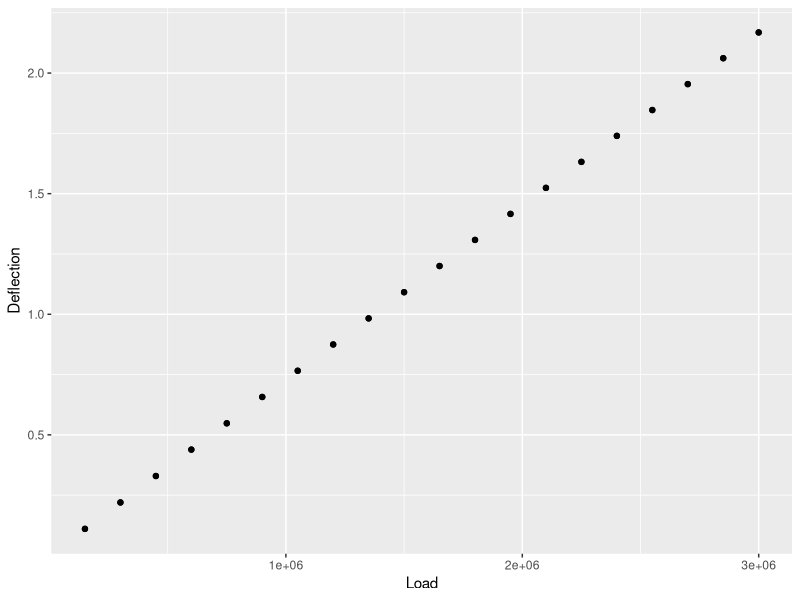
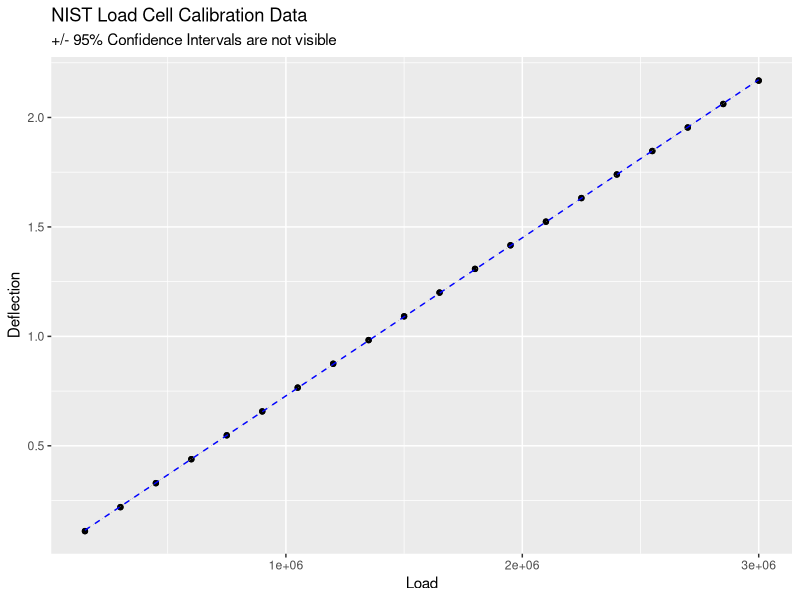
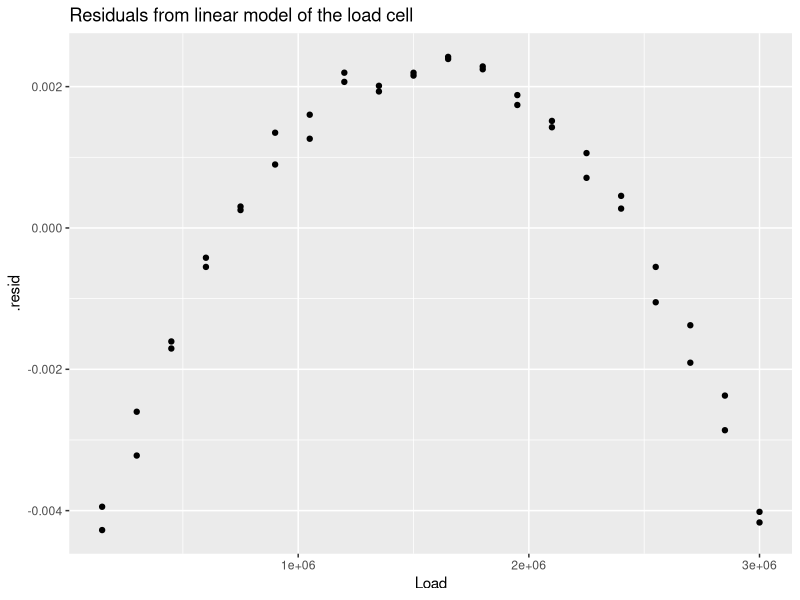
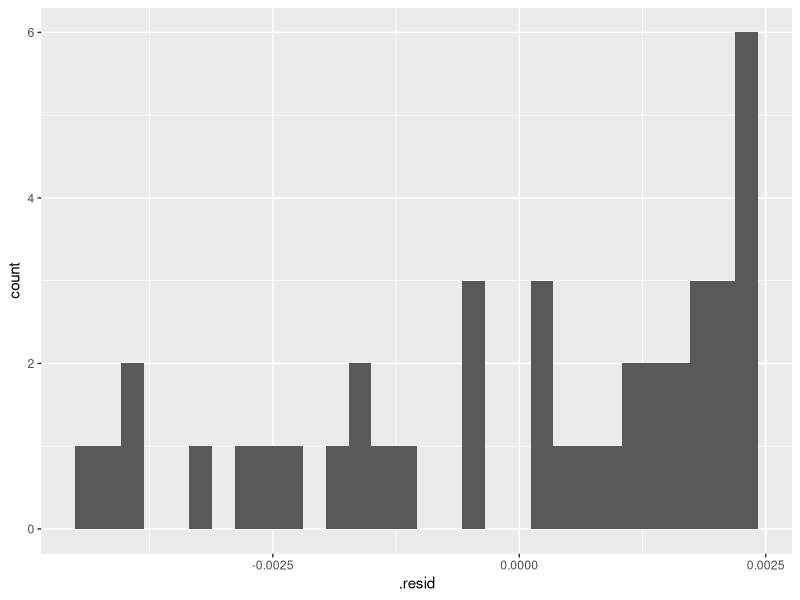
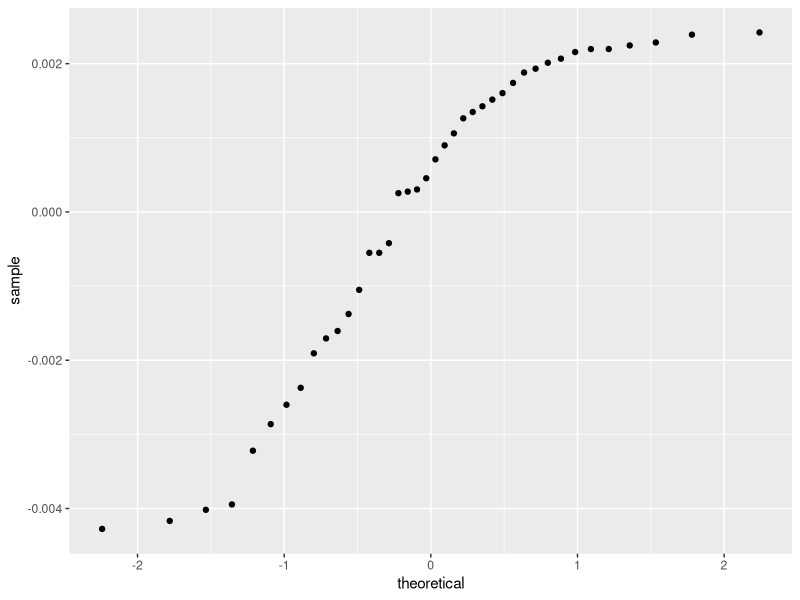
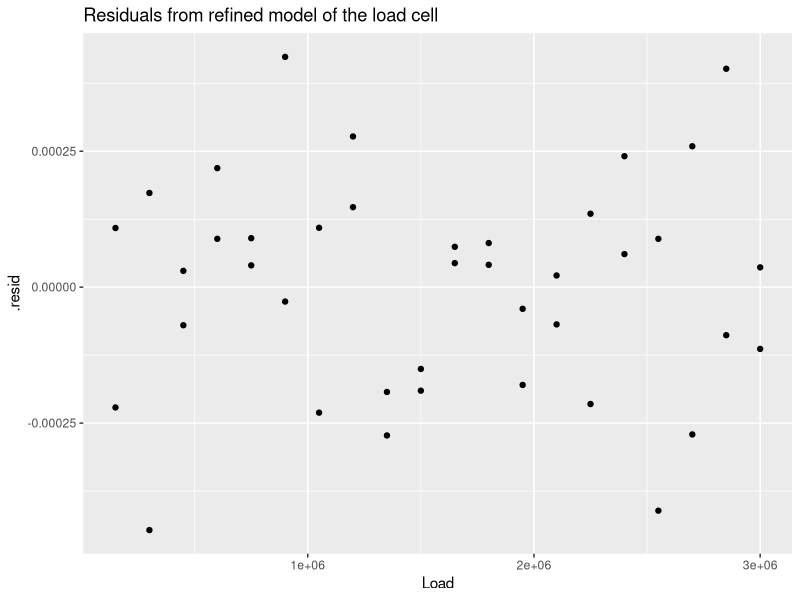
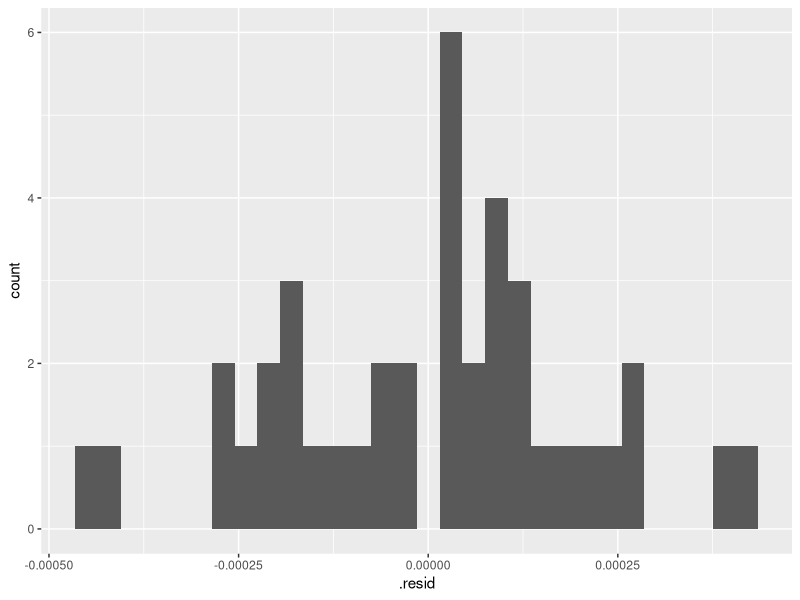
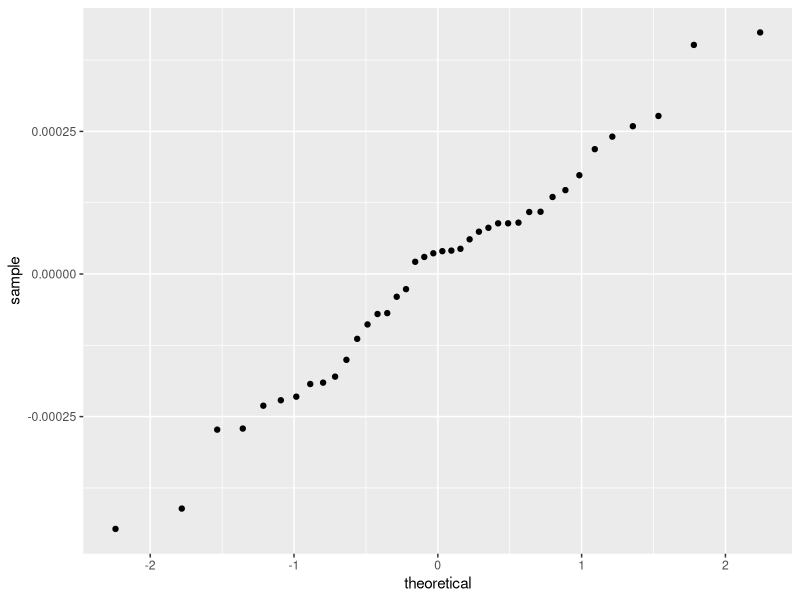

Write the R code that produced these figures, in order.
## ---- chunk 1
library(tidyverse)

load_cell <- read_table2(
  "LoadCellCalibration.txt")
load_cell

## ---- chunk 2
ggplot(load_cell) +
  geom_point(aes(Load, Deflection))
## ---- chunk 3
load_cell_model <- lm(Deflection ~ Load, load_cell)
summary(load_cell_model)
## ---- chunk 4
library(broom)
## ---- chunk 5
load_cell_glance <- glance(load_cell_model)
load_cell_glance
## ---- chunk 6
load_cell_tidy <- tidy(load_cell_model)
load_cell_tidy
## ---- chunk 7
augment(load_cell_model)
## ---- chunk 8
ggplot(load_cell, aes(Load, Deflection)) +
  geom_point() +
  stat_smooth(method = lm, linetype = "dashed", colour = "blue", size = 0.5) +
  ggtitle("NIST Load Cell Calibration Data", subtitle = "+/- 95% Confidence Intervals are not visible")
## ---- chunk 9
load_cell_resid = resid(load_cell_model)
load_cell_resid

# ggplot() +
#   geom_point(aes(LoadCell$Load, LC.resid)) +
#   geom_hline(aes(yintercept=0)) +
#   geom_hline(aes(yintercept=+2*(summary(m.LC)$sigma)), linetype = "dashed") +
#   geom_hline(aes(yintercept=-2*(summary(m.LC)$sigma)), linetype = "dashed") +
#   ggtitle("Deflection Load Residuals", subtitle = "+/- 2(Residual Statndard Deviation)") +
#   theme(plot.title = element_text(hjust = 0.5), plot.subtitle = element_text(hjust = 0.5))
## ---- chunk 10
load_cell_fit <- augment(load_cell_model)
load_cell_fit

ggplot(load_cell_fit) +
  geom_point(aes(Load, .resid)) +
  ggtitle("Residuals from linear model of the load cell")
## ---- chunk 11

ggplot(load_cell_fit) +
  geom_histogram(aes(.resid))

ggplot(load_cell_fit) +
  geom_qq(aes(sample = .resid))

## ---- chunk 12
load_cell_2 <- mutate(load_cell, Load_squared = Load^2)
load_cell_2

## ---- chunk 13
load_cell_model_2 <- lm(Deflection ~ Load + Load_squared, load_cell_2)
summary(load_cell_model_2)
## ---- chunk 14
load_cell_fit_2 <- augment(load_cell_model_2)
load_cell_fit_2

ggplot(load_cell_fit_2) +
  geom_point(aes(Load, .resid)) +
  ggtitle("Residuals from refined model of the load cell")
## ---- chunk 15
load_cell_model_3 <- nls(Deflection ~ b0 + b1*Load + b2*Load^2, load_cell_2, start = c(b0 = 0, b1 = 0,b2 = 0))

summary(load_cell_model_3)

## ---- chunk 16
ggplot(load_cell_fit_2) +
  geom_histogram(aes(.resid))

ggplot(load_cell_fit_2) +
  geom_qq(aes(sample = .resid))
## ---- chunk 17
load_cell_fit_2

load_cell_fit_2_runs <- load_cell_fit_2 %>%
  mutate(
    run = case_when(seq_along(Load) <= 20 ~ "run1", 
                    seq_along(Load) > 20 ~ "run2"))

load_cell_fit_2_runs
## ---- chunk 18

ggplot(load_cell_fit_2_runs) +
  geom_point(aes(Load, .resid, colour = run)) +
  ggtitle("Residuals from refined model of the load cell") +
  theme_bw()
## ---- chunk 19
CTECu <- read_table2(
  "Coefficient of Thermal Expansion - Cu.txt")

CTECu
## ---- chunk 20
ggplot(CTECu) +
  geom_point(aes(Temp, Cu)) +
  ggtitle("Thermal Expansion of Copper Data", subtitle = "NIST case study") +
  labs(x = "Temperature (K)", y = "Coefficient of Thermal Expansion") +
  theme_bw()
## ---- chunk 21
Cu_model <- nls(Cu ~ ((a0 + a1*Temp + a2*Temp^2)/(1 + b1*Temp + b2*Temp^2)), 
            CTECu, start = list(a0 = 0, a1 = -1, a2 = -1, b1 = 0, b2 = 0), trace = T)
augment(Cu_model)
summary(Cu_model)
## ---- chunk 22
Cu_model %>% 
  augment() %>%
  ggplot() +
  geom_point(aes(Temp, Cu)) +
  geom_line(aes(Temp, .fitted), colour = "blue", linetype = "dashed") +
  ggtitle("Thermal Expansion of Copper Data", subtitle = "Quadratic/Quadratic Rational Functional Model") +
  labs(x = "Temperature (K)", y = "Coefficient of Thermal Expansion") +
  theme_bw()
  
## ---- chunk 23
Cu_model %>% 
  augment() %>%
  ggplot() +
  geom_point(aes(Temp, .resid))+
  ggtitle("Residuals: Thermal Expansion of Copper Data", subtitle = "Quadratic/Quadratic Rational Functional Model") +
  labs(x = "Temperature (K)", y = "Coefficient of Thermal Expansion") +
  theme_bw()
## ---- chunk 24
Cu_model_cc <- nls(Cu ~ ((a0 + a1*Temp + a2*Temp^2 + a3*Temp^3)/(1 + b1*Temp + b2*Temp^2 + b3*Temp^3)), 
            CTECu, start = list(a0 = 0, a1 = -1, a2 = -1, a3 = 0, b1 = 0, b2 = 0, b3 = 0), 
            trace = T)
augment(Cu_model_cc)
summary(Cu_model_cc)
## ---- chunk 25
Cu_model_cc %>% 
  augment() %>%
  ggplot() +
  geom_point(aes(Temp, Cu)) +
  geom_line(aes(Temp, .fitted), colour = "blue", linetype = "dashed") +
  ggtitle("Thermal Expansion of Copper Data", subtitle = "Cubic/Cubic Rational Functional Model") +
  labs(x = "Temperature (K)", y = "Coefficient of Thermal Expansion") +
  theme_bw()
## ---- chunk 26
Cu_model_cc %>% 
  augment() %>%
  ggplot() +
  geom_point(aes(Temp, .resid))+
  ggtitle("Residuals: Thermal Expansion of Copper Data", subtitle = "Cubic/Cubic Rational Functional Model") +
  labs(x = "Temperature (K)", y = "Coefficient of Thermal Expansion") +
  theme_bw()
## ---- chunk 27
Cu_model_cc %>% 
  augment() %>%
  ggplot() +
  geom_point(aes(Temp, Cu)) +
  geom_smooth(aes(Temp, Cu), method = "loess", colour = "blue", linetype = "dashed") +
  ggtitle("Thermal Expansion of Copper Data", subtitle = "method = 'loess'") +
  labs(x = "Temperature (K)", y = "Coefficient of Thermal Expansion") +
  theme_bw()
